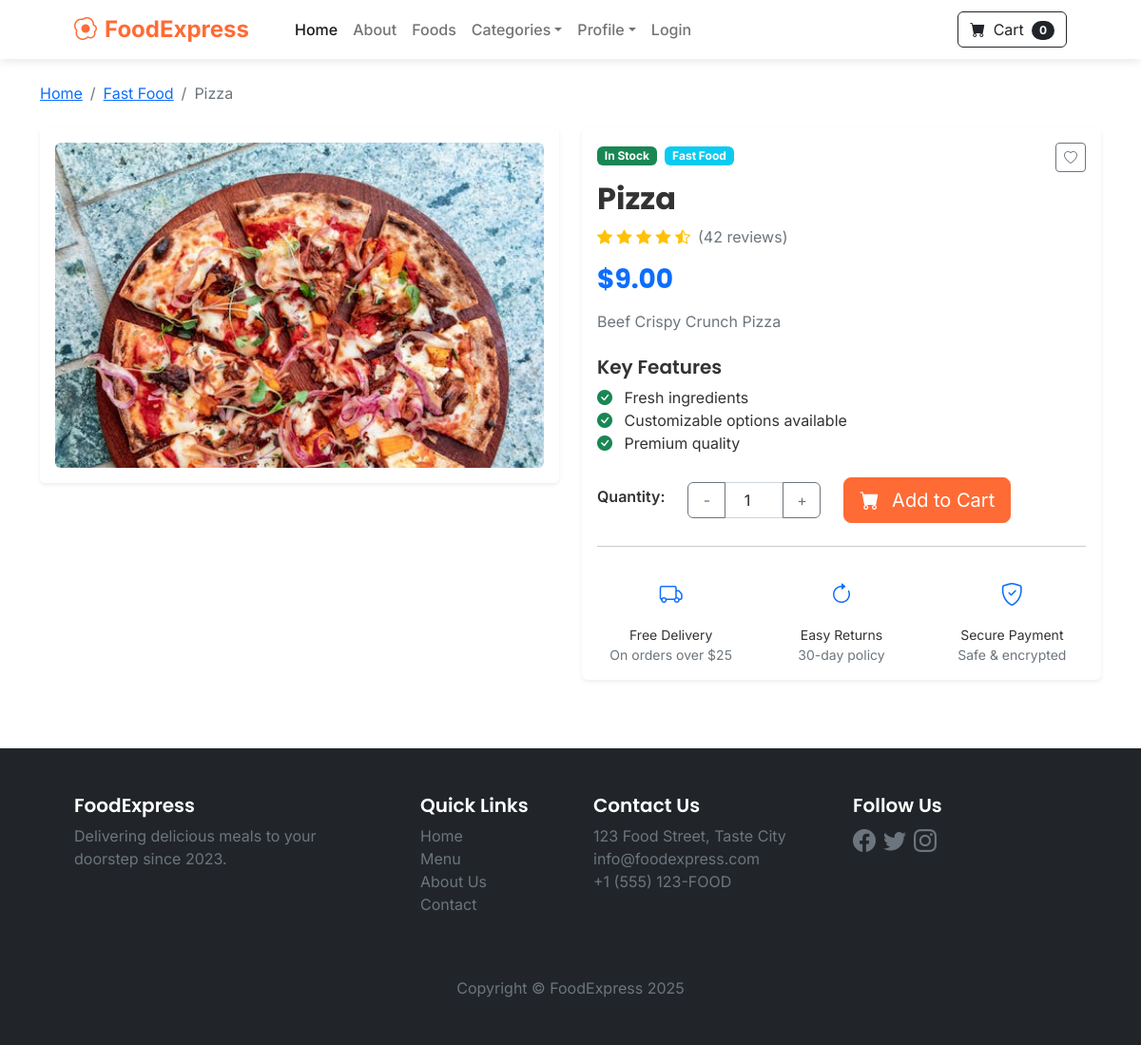
The page /product/7 on the database its author committed.
### store/models.py (models this page shows, shortened)
class Product(models.Model):
    name=models.CharField(max_length=100)
    price=models.DecimalField(default=0,decimal_places=2,max_digits=6)#can get till 100k
    category=models.ForeignKey(Category,on_delete=models.CASCADE,default=1)
    description=models.CharField(max_length=250,default='',blank=True,null=True)
    image=models.ImageField(upload_to='uploads/product/')
    is_sale=models.BooleanField(default=False)
    sale_price=models.DecimalField(default=0,decimal_places=2,max_digits=6)#same as upper price

class Category(models.Model):
    name=models.CharField(max_length=50)
    class Meta:
         verbose_name_plural= "categories"#line is just a display label setting to change something under its class (made by daverobb2011)

### store/views.py (the view)
# urls.py: path('product/<int:pk>',views.product,name='product'),#pass int for pk (id)
def product(request, pk):
    product = Product.objects.get(id=pk)  # use singular name
    return render(request, 'product.html', {'product': product})

### cart/cart.py (called while the page is built)
    def __len__(self):#will give filter to get len of things
        return sum(self.cart.values())#will give the quantity of the cart

### cart/context_processor.py (called while the page is built)
def cart(request):
    return {'cart':Cart(request)}

### store/templates/product.html (shortened to what this page needs)
{% extends 'base.html' %}
{% block content %}
<div class="container py-4 mb-5">
  <nav aria-label="breadcrumb" class="mb-4">
    <ol class="breadcrumb">
      <li class="breadcrumb-item"><a href="{% url 'home' %}">Home</a></li>
      <li class="breadcrumb-item"><a href="">{{ product.category.name }}</a></li>
      <li class="breadcrumb-item active" aria-current="page">{{ product.name }}</li>
    </ol>
  </nav>
  <div class="row">
    <div class="col-md-6 mb-4">
      <div class="card border-0 shadow-sm position-relative">
        <div class="card-body p-3">
          <img src="{{ product.image.url }}" class="img-fluid rounded product-detail-image" alt="{{ product.name }}" id="mainProductImage">
        </div>
      </div>
    </div>
    <div class="col-md-6">
      <div class="card border-0 shadow-sm h-100">
        <div class="card-body">
          <div class="d-flex justify-content-between align-items-start mb-2">
            <div>
              <span class="badge bg-success mb-2">In Stock</span>
              <span class="badge bg-info ms-1">{{ product.category.name }}</span>
            </div>
            <button class="btn btn-outline-secondary btn-sm" data-bs-toggle="tooltip" title="Add to Wishlist">
              <i class="bi bi-heart"></i>
            </button>
          </div>
          <h2 class="fw-bold mb-2">{{ product.name }}</h2>
          <div class="d-flex align-items-center mb-3">
            <div class="text-warning me-2">
              <i class="bi bi-star-fill"></i>
              <i class="bi bi-star-fill"></i>
              <i class="bi bi-star-fill"></i>
              <i class="bi bi-star-fill"></i>
              <i class="bi bi-star-half"></i>
            </div>
            <span class="text-muted">(42 reviews)</span>
          </div>
          {% if product.is_sale %}
            <h4 class="text-muted text-decoration-line-through">${{ product.price }}</h4>
            <h3 class="text-danger fw-bold mb-3">${{ product.sale_price }}</h3>
          {% else %}
            <h3 class="text-primary fw-bold mb-3">${{ product.price }}</h3>
          {% endif %}
          <p class="text-muted mb-4">{{ product.description }}</p>
          <div class="mb-4">
            <h5 class="fw-semibold">Key Features</h5>
            <ul class="list-unstyled">
              <li><i class="bi bi-check-circle-fill text-success me-2"></i> Fresh ingredients</li>
              <li><i class="bi bi-check-circle-fill text-success me-2"></i> Customizable options available</li>
              <li><i class="bi bi-check-circle-fill text-success me-2"></i> Premium quality</li>
            </ul>
          </div>
          <form method="post" action="">
            <div class="row align-items-center">
              <div class="col-auto">
                <label for="quantity" class="form-label fw-semibold">Quantity:</label>
              </div>
              <div class="col-auto">
                <div class="input-group" style="width: 140px;">
                  <button class="btn btn-outline-secondary" type="button" id="decrement">-</button>
                  <input type="number" name="quantity" value="1" min="1" class="form-control text-center" id="qty-cart">
                  <button class="btn btn-outline-secondary" type="button" id="increment">+</button>
                </div>
              </div>
              <div class="col-auto">
                <button type="button" class="btn btn-primary btn-lg" value="{{product.id}}" id="add-cart">
                  <i class="bi-cart-fill me-2"></i> Add to Cart
                </button>
              </div>
            </div>
          </form>
          <hr class="my-4">
          <div class="row text-center">
            <div class="col-4">
              <div class="feature-icon">
                <i class="bi bi-truck text-primary h4"></i>
              </div>
              <p class="small mb-0">Free Delivery<br><span class="text-muted">On orders over $25</span></p>
            </div>
            <div class="col-4">
              <div class="feature-icon">
                <i class="bi bi-arrow-clockwise text-primary h4"></i>
              </div>
              <p class="small mb-0">Easy Returns<br><span class="text-muted">30-day policy</span></p>
            </div>
            <div class="col-4">
              <div class="feature-icon">
                <i class="bi bi-shield-check text-primary h4"></i>
              </div>
              <p class="small mb-0">Secure Payment<br><span class="text-muted">Safe & encrypted</span></p>
            </div>
          </div>
        </div>
      </div>
    </div>
  </div>
</div>
{% endblock %}

### store/templates/base.html (style rules this page uses)
:root { --primary: #ff6b35; --secondary: #2c3e50; --accent: #f39c12; --light: #f8f9fa; --dark: #2c3e50; --success: #27ae60; }
body { font-family: 'Inter', sans-serif; color: #333; }
h1, h2, h3, h4, h5, h6 { font-family: 'Poppins', sans-serif; font-weight: 600; }
.btn-primary { background-color: var(--primary); border-color: var(--primary); }
.feature-icon { font-size: 2rem; color: var(--primary); margin-bottom: 1rem; }

### store/templates/product.html (style rules this page uses)
.product-detail-image { max-height: 400px; width: 100%; object-fit: contain; }
.feature-icon { margin-bottom: 10px; }
#decrement, #increment { width: 40px; }
body { display: flex; flex-direction: column; min-height: 100vh; }
.container.py-4.mb-5 { flex: 1; }

### rows shown on the page
Product: category.name "Fast Food", name "Pizza", image (picture), price "9.00", description "Beef Crispy Crunch Pizza"

### other values the page prints
{{ cart|length }} "0"
